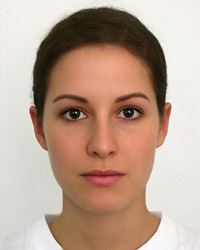
#> input picture Project_2/1/initial/sample/image_two.jpg, 200 x 250 px
$ jupyter execute test.ipynb
#> lines starting #> are read from the running program, lines starting #| are printed output that depends on the picture; after the words box and inside, x2 and y2 are one past the last pixel; in counts of white or black regions, pixels touching at a corner belong together
[cell 1]
import cv2
import numpy as np
import matplotlib.pyplot as plt

[cell 2]
img = cv2.imread('./sample/image_two.jpg')
#> img is the input picture: shape (250, 200, 3); mean B, G, R 145.5, 161.8, 187.3
plt.imshow(cv2.cvtColor(img, cv2.COLOR_BGR2RGB))
plt.axis('off')
plt.show()

[cell 3]
# convert BGR to HSV

hsv_img = cv2.cvtColor(img, cv2.COLOR_BGR2HSV)
#> hsv_img: shape (250, 200, 3); mean H, S, V 21.8, 72, 187.5
plt.imshow(cv2.cvtColor(hsv_img, cv2.COLOR_HSV2RGB))
plt.axis('off')
plt.show()

[cell 4]
lower_skin = np.array([0, 40, 60])
upper_skin = np.array([25, 180, 255])
mask = cv2.inRange(hsv_img, lower_skin, upper_skin)
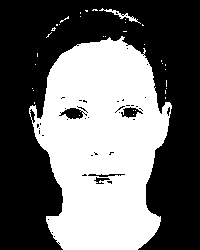
#> mask: shape (250, 200); 42.4% white; 35 white regions (33 under 20 px), largest, box (x1, y1, x2, y2) and area: (29, 36, 172, 250) 20998, (99, 8, 141, 24) 121
# res = cv2.bitwise_and(img, img, mask=mask)

plt.imshow(cv2.cvtColor(mask, cv2.COLOR_BGR2RGB))
plt.axis('off')
plt.show()
# --- IGNORE ---

[cell 5]
# morphology
plt.imshow(cv2.cvtColor(mask, cv2.COLOR_BGR2RGB))
plt.title('Original Mask')
plt.axis('off')
plt.show()
kernel  = np.ones((3,3), np.uint8)


opening1 = cv2.morphologyEx(mask, cv2.MORPH_OPEN, kernel, iterations = 2)
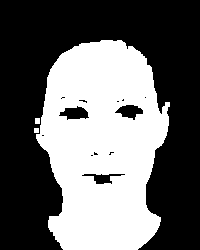
#> opening1: shape (250, 200); 41.1% white; 3 white regions, box (x1, y1, x2, y2) and area: (36, 40, 170, 250) 20511, (35, 118, 40, 124) 30, (34, 128, 39, 133) 25
plt.imshow(cv2.cvtColor(opening1, cv2.COLOR_BGR2RGB))
plt.title('After Opening')
plt.axis('off')
plt.show()

closing1 = cv2.morphologyEx(opening1, cv2.MORPH_CLOSE, kernel, iterations = 2)
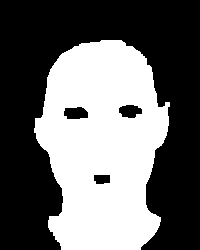
#> closing1: shape (250, 200); 41.5% white; 1 white region, box (x1, y1, x2, y2) and area: (34, 40, 170, 250) 20774
plt.imshow(cv2.cvtColor(closing1, cv2.COLOR_BGR2RGB))
plt.title('After Closing')
plt.axis('off')
plt.show()


opening2 = cv2.morphologyEx(closing1, cv2.MORPH_OPEN, kernel, iterations = 1)
plt.imshow(cv2.cvtColor(opening2, cv2.COLOR_BGR2RGB))
plt.title('After Opening')
plt.axis('off')
plt.show()

[cell 6]
final_img_RGB = cv2.cvtColor(opening2, cv2.COLOR_GRAY2RGB)
cv2.imwrite('image_two.jpg', final_img_RGB)
#> Out = True

$ run again, with Project_2/1/initial/sample/image_one.jpg copied over Project_2/1/initial/sample/image_two.jpg
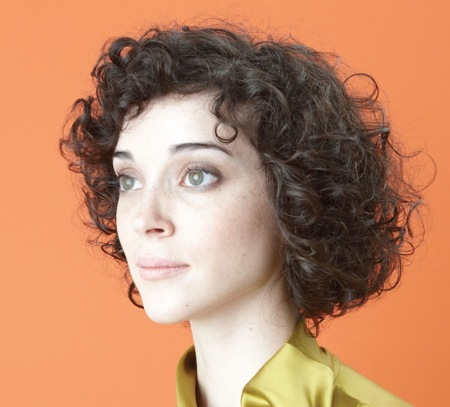
#> input picture Project_2/1/initial/sample/image_one.jpg, 450 x 407 px
#> img is the input picture: shape (407, 450, 3); mean B, G, R 104.6, 136.4, 190
#> hsv_img: shape (407, 450, 3); mean H, S, V 11.9, 111.5, 190.1
#> `mask = cv2.inRange(hsv_img, lower_skin, upper_skin)`:
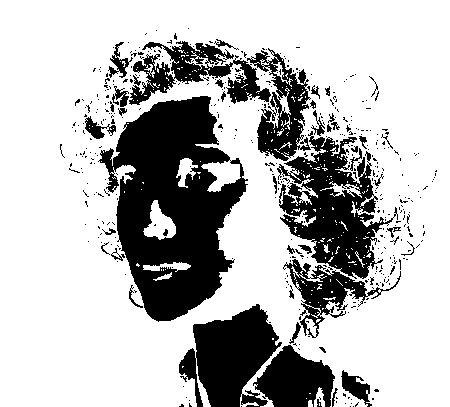
#> mask: shape (407, 450); 72.9% white; 460 black regions (415 under 20 px), largest, box (x1, y1, x2, y2) and area: (98, 96, 248, 322) 18911, (277, 131, 398, 279) 8012, (179, 304, 282, 407) 6381
#> opening1: shape (407, 450); 66.8% white; 79 black regions (66 under 20 px), largest, box (x1, y1, x2, y2) and area: (83, 33, 420, 407) 39104, (90, 96, 248, 322) 20341, (341, 370, 379, 407) 697
#> `closing1 = cv2.morphologyEx(opening1, cv2.MORPH_CLOSE, kernel, iterati..`:
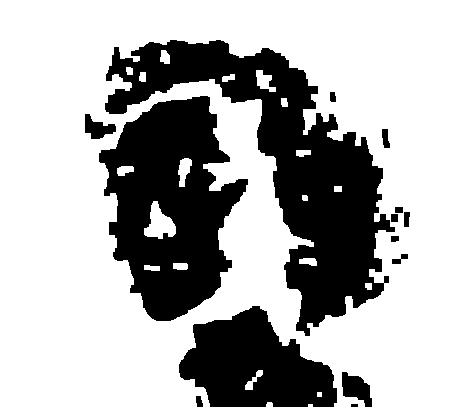
#> closing1: shape (407, 450); 68% white; 14 black regions, largest, box (x1, y1, x2, y2) and area: (105, 40, 395, 336) 26776, (99, 96, 248, 321) 19926, (179, 306, 337, 407) 10341
#> opening2: shape (407, 450); 68% white; 11 black regions, largest, box (x1, y1, x2, y2) and area: (105, 40, 410, 336) 26970, (99, 96, 248, 321) 19926, (179, 306, 337, 407) 10341
#> Out = True

$ run again, with Project_2/1/initial/sample/image_three.jpg copied over Project_2/1/initial/sample/image_two.jpg
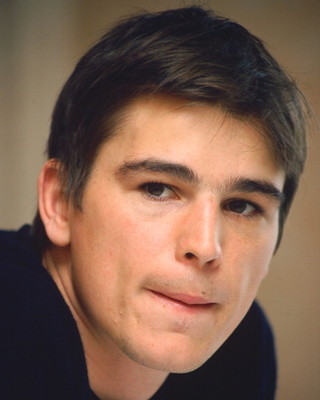
#> input picture Project_2/1/initial/sample/image_three.jpg, 320 x 400 px
#> img is the input picture: shape (400, 320, 3); mean B, G, R 78.2, 95.2, 125.5
#> hsv_img: shape (400, 320, 3); mean H, S, V 44.4, 91.5, 126.9
#> `mask = cv2.inRange(hsv_img, lower_skin, upper_skin)`:
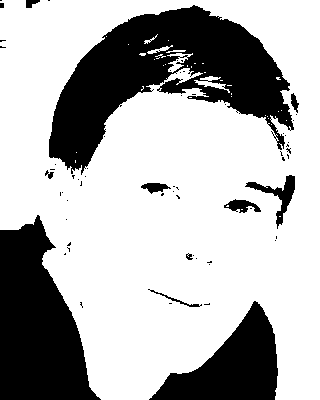
#> mask: shape (400, 320); 69.9% white; 64 black regions (52 under 20 px), largest, box (x1, y1, x2, y2) and area: (49, 5, 294, 175) 18561, (0, 215, 101, 400) 11930, (149, 301, 278, 400) 6331
#> opening1: shape (400, 320); 68.9% white; 27 black regions (14 under 20 px), largest, box (x1, y1, x2, y2) and area: (49, 5, 299, 179) 19904, (0, 215, 101, 400) 11936, (149, 301, 278, 400) 6333
#> `closing1 = cv2.morphologyEx(opening1, cv2.MORPH_CLOSE, kernel, iterati..`:
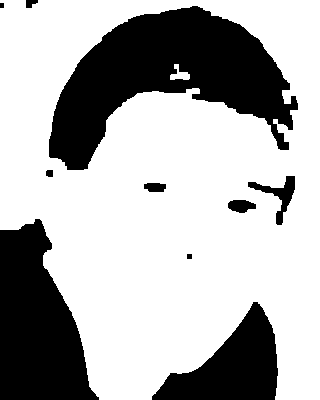
#> closing1: shape (400, 320); 69.4% white; 10 black regions, largest, box (x1, y1, x2, y2) and area: (49, 6, 298, 170) 19725, (0, 219, 99, 400) 11910, (152, 302, 278, 400) 6326
#> opening2: shape (400, 320); 69.4% white; 10 black regions, largest, box (x1, y1, x2, y2) and area: (49, 6, 298, 170) 19731, (0, 219, 99, 400) 11910, (152, 302, 278, 400) 6326
#> Out = True
